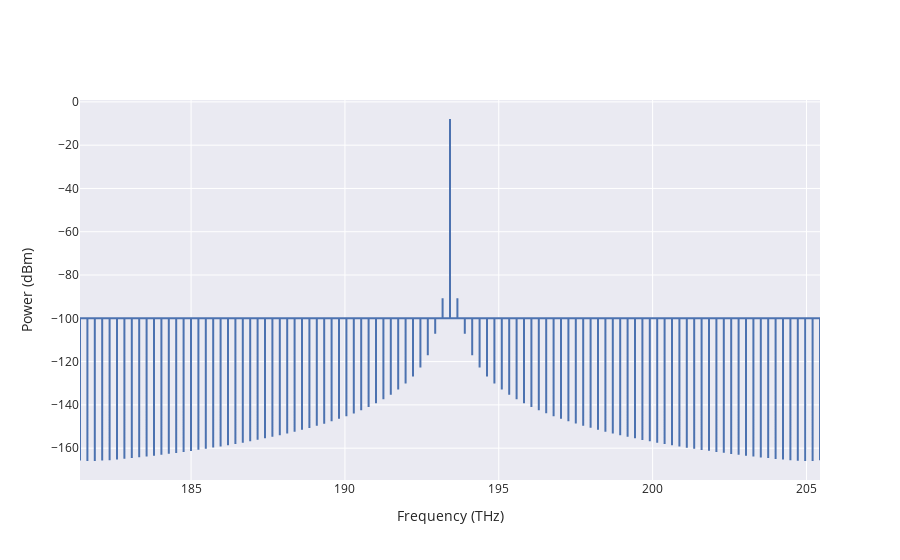

Notebook code for this chart:
### Code cell
ind=715
solverp2.PlotCombSpectra(ind).show()

### Figure 1 — Plotly figure (JSON) as saved in the notebook; plotly's stock layout.template omitted (floating-point values rounded to 4 significant figures; data arrays with more than 128 entries replaced by an {"elided": "..."} marker saying what was removed)
{"data": [{"name": "Waveguide", "type": "scatter", "uid": "655633b3-d7b5-495a-b94c-9ad4c6ecd33e", "x": {"elided": "303 float values"}, "y": {"elided": "303 float values"}}], "layout": {"xaxis": {"title": {"text": "Frequency (THz)"}}, "yaxis": {"title": {"text": "Power (dBm)"}}}}
